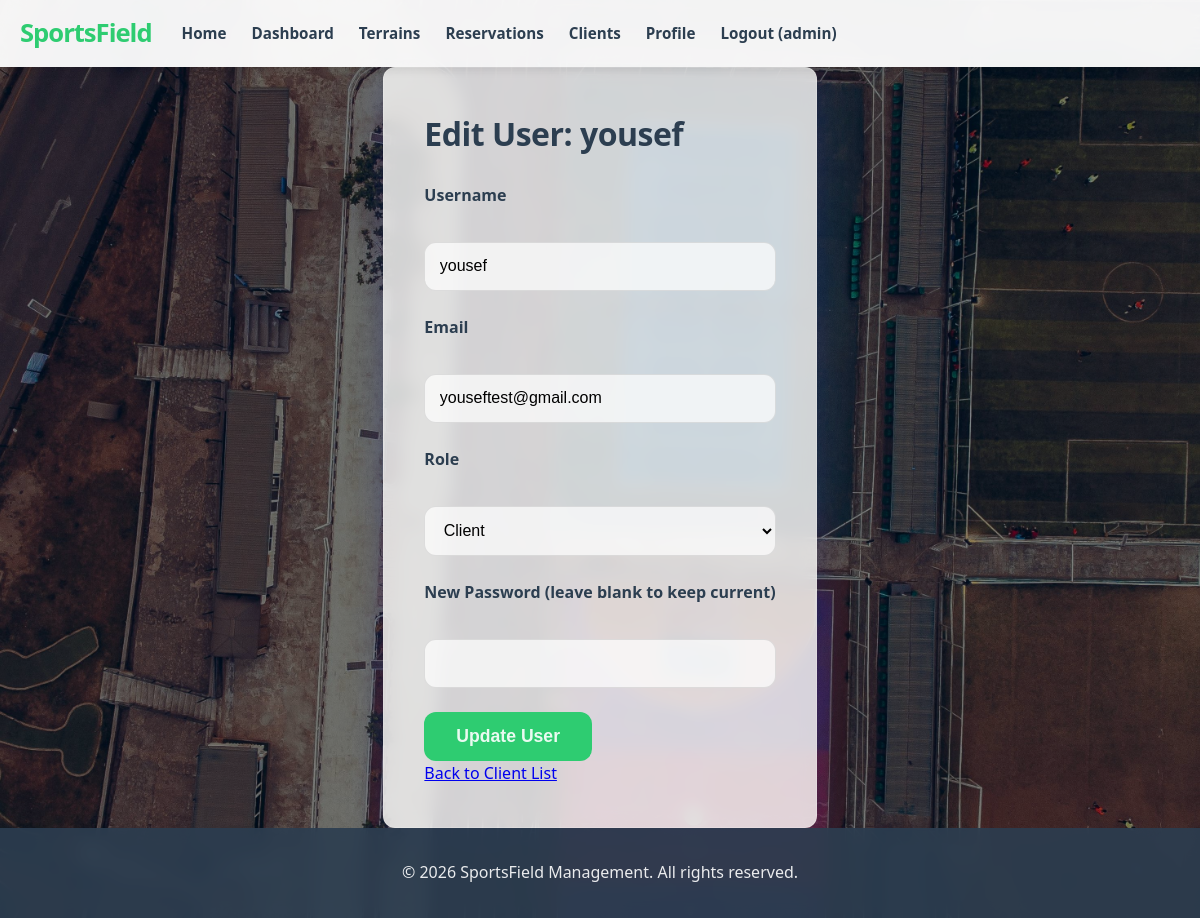
/admin/client/edit/2 (signed in), run on the app's committed database.
### app/models.py (models this page shows, shortened)
class User(UserMixin, db.Model):
    id = db.Column(db.Integer, primary_key=True)
    username = db.Column(db.String(64), index=True, unique=True)
    email = db.Column(db.String(120), index=True, unique=True)
    password_hash = db.Column(db.String(128))
    role = db.Column(db.String(20), default='client') # 'admin' or 'client'
    reservations = db.relationship('Reservation', backref='author', lazy='dynamic')
    def is_admin(self):
        return self.role == 'admin'

### app/routes/admin.py (the view)
@bp.route('/client/edit/<int:id>', methods=['GET', 'POST'])
@login_required
@admin_required
def edit_client(id):
    user = User.query.get_or_404(id)
    form = AdminEditUserForm(user.id, user.username, user.email, obj=user)
    if form.validate_on_submit():
        user.username = form.username.data
        user.email = form.email.data
        user.role = form.role.data
        if form.password.data:
            user.set_password(form.password.data)
        db.session.commit()
        flash('User information updated successfully!')
        return redirect(url_for('admin.manage_clients'))
    elif request.method == 'GET':
        form.username.data = user.username
        form.email.data = user.email
        form.role.data = user.role
    return render_template('admin/edit_user.html', title='Edit User', form=form, user=user)

### app/forms.py (shortened to what this page needs)
class AdminEditUserForm(FlaskForm):
    username = StringField('Username', validators=[DataRequired()])
    email = StringField('Email', validators=[DataRequired(), Email()])
    role = SelectField('Role', choices=[('client', 'Client'), ('admin', 'Admin')], validators=[DataRequired()])
    password = PasswordField('New Password (leave blank to keep current)')
    submit = SubmitField('Update User')
    def __init__(self, user_id, original_username, original_email, *args, **kwargs):
        super(AdminEditUserForm, self).__init__(*args, **kwargs)
        self.user_id = user_id
        self.original_username = original_username
        self.original_email = original_email

### app/models.py (called while the page is built)
@login.user_loader
def load_user(id):
    return User.query.get(int(id))

### app/routes/admin.py (called while the page is built)
def admin_required(f):
    @wraps(f)
    def decorated_function(*args, **kwargs):
        if not current_user.is_authenticated or not current_user.is_admin():
            abort(403)
        return f(*args, **kwargs)
    return decorated_function

### app/templates/admin/edit_user.html (shortened to what this page needs)
{% extends "base.html" %}
{% block content %}
<div class="form-container">
    <h1>Edit User: {{ user.username }}</h1>
    <form action="" method="post">
        <div class="form-group">
            {{ form.username.label }}<br>
            {{ form.username() }}
        </div>
        <div class="form-group">
            {{ form.email.label }}<br>
            {{ form.email() }}
        </div>
        <div class="form-group">
            {{ form.role.label }}<br>
            {{ form.role() }}
        </div>
        <div class="form-group">
            {{ form.password.label }}<br>
            {{ form.password() }}
        </div>
        <p>{{ form.submit(class="btn") }}</p>
    </form>
    <a href="{{ url_for('admin.manage_clients') }}">Back to Client List</a>
</div>
{% endblock %}

### app/templates/base.html (shortened to what this page needs)
<!DOCTYPE html>
<html lang="en">
<head>
    <link rel="stylesheet" href="{{ url_for('static', filename='css/main.css') }}">
</head>
<body>
    <header>
        <div class="container">
            <nav class="navbar">
                <a href="{{ url_for('client.index') }}" class="logo">SportsField</a>
                <ul class="nav-links">
                    <li><a href="{{ url_for('client.index') }}">Home</a></li>
                    {% if current_user.is_anonymous %}
                    <li><a href="{{ url_for('auth.login') }}">Login</a></li>
                    <li><a href="{{ url_for('auth.register') }}">Register</a></li>
                    {% else %}
                    {% if current_user.is_admin() %}
                    <li><a href="{{ url_for('admin.dashboard') }}">Dashboard</a></li>
                    <li><a href="{{ url_for('admin.manage_terrains') }}">Terrains</a></li>
                    <li><a href="{{ url_for('admin.manage_reservations') }}">Reservations</a></li>
                    <li><a href="{{ url_for('admin.manage_clients') }}">Clients</a></li>
                    {% endif %}
                    <li><a href="{{ url_for('client.profile') }}">Profile</a></li>
                    <li><a href="{{ url_for('auth.logout') }}">Logout ({{ current_user.username }})</a></li>
                    {% endif %}
                </ul>
            </nav>
        </div>
    </header>
    <main class="container">
        {% block content %}{% endblock %}
    </main>
    <footer>
        <div class="container">
            <p>&copy; 2026 SportsField Management. All rights reserved.</p>
        </div>
    </footer>
</body>
</html>

### app/static/css/main.css (style rules this page uses)
:root { --primary-color: #2ecc71; --secondary-color: #3498db; --dark-color: #2c3e50; --light-color: rgba(244, 247, 246, 0.85); --white: rgba(255, 255, 255, 0.9); --glass-bg: rgba(255, 255, 255, 0.8); --error-color: #e74c3c; --border-radius: 12px; --box-shadow: 0 8px 32px 0 rgba(31, 38, 135, 0.37); --backdrop-blur: blur(8px); }
* { box-sizing: border-box; margin: 0; padding: 0; }
body { font-family: 'Segoe UI', Tahoma, Geneva, Verdana, sans-serif; line-height: 1.6; color: var(--dark-color); display: flex; flex-direction: column; min-height: 100vh; background: url('../images/background.jpg') no-repeat center center fixed; background-size: cover; }
body::before { content: ""; position: fixed; top: 0; left: 0; width: 100%; height: 100%; background: rgba(0, 0, 0, 0.4); z-index: -1; }
.container { max-width: 1200px; margin: 0 auto; padding: 0 20px; }
header { background: rgba(255, 255, 255, 0.95); backdrop-filter: var(--backdrop-blur); box-shadow: 0 2px 10px rgba(0,0,0,0.1); padding: 0.8rem 0; position: sticky; top: 0; z-index: 1000; }
.navbar { display: flex; align-items: center; gap: 30px; }
.logo { font-size: 1.6rem; font-weight: 800; color: var(--primary-color); text-decoration: none; letter-spacing: -1px; flex-shrink: 0; }
.nav-links { display: flex; list-style: none; margin: 0; padding: 0; font-size: 0.95rem; }
.nav-links li { margin-right: 25px; }
.nav-links a { text-decoration: none; color: var(--dark-color); font-weight: 600; transition: color 0.3s; white-space: nowrap; }
main { flex: 1; padding: 2rem 0; display: flex; flex-direction: column; }
footer { background: rgba(44, 62, 80, 0.9); backdrop-filter: var(--backdrop-blur); color: var(--white); text-align: center; padding: 2rem 0; margin-top: auto; }
.form-container, .admin-section, .client-section, .terrain-detail, .admin-dashboard, .stat-card { background: var(--glass-bg); backdrop-filter: var(--backdrop-blur); border: 1px solid rgba(255, 255, 255, 0.18); border-radius: var(--border-radius); box-shadow: var(--box-shadow); }
.form-container { padding: 2.5rem; max-width: 550px; margin: auto; width: 100%; }
.form-group { margin-bottom: 1.5rem; }
.form-group label { display: block; margin-bottom: 0.5rem; font-weight: 700; }
.form-group input, .form-group textarea, .form-group select { width: 100%; padding: 0.9rem; border: 1px solid rgba(0,0,0,0.1); border-radius: var(--border-radius); font-size: 1rem; background: rgba(255, 255, 255, 0.7); }
.btn { display: inline-block; background: var(--primary-color); color: var(--white); padding: 0.9rem 2rem; border: none; border-radius: var(--border-radius); cursor: pointer; font-size: 1.1rem; font-weight: 700; transition: all 0.3s ease; text-decoration: none; text-align: center; }
h1, h2, h3 { margin-bottom: 1.5rem; letter-spacing: -0.5px; }

### data on the page
User: username "admin"
User: username "yousef", email "youseftest@gmail.com", role "Client"
